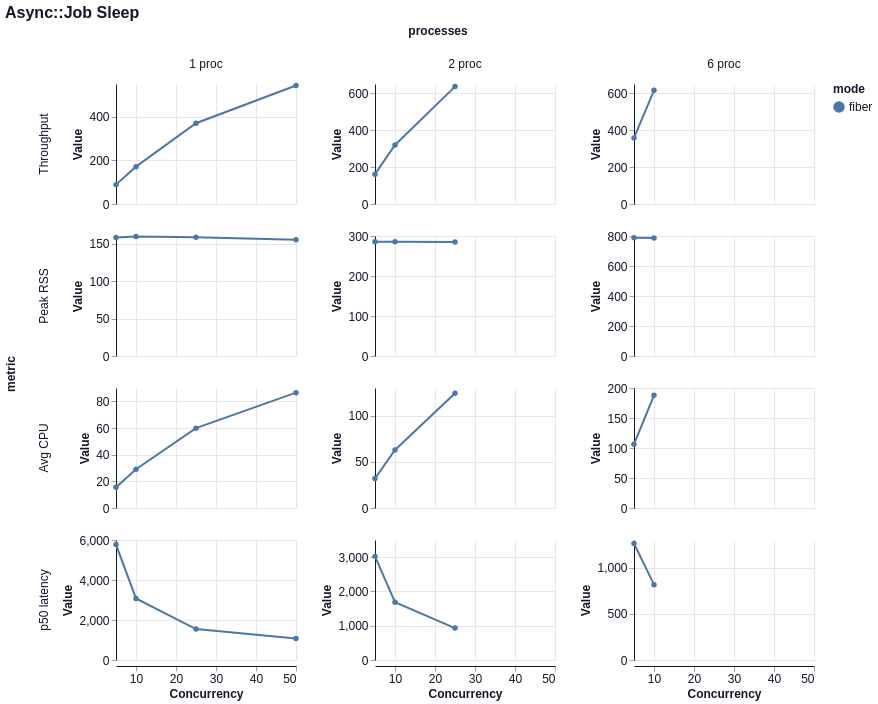

The Vega-Lite source for this figure:
### Vega-Lite specification from a JSON file in a GitHub repository (floating-point values rounded to 4 significant figures)
{"$schema": "https://vega.github.io/schema/vega-lite/v6.json", "title": "Async::Job Sleep", "width": 180, "height": 120, "data": {"values": [{"mode": "fiber", "concurrency": 5, "processes": "1 proc", "metric": "Throughput", "value": 88.81, "unit": "jobs/s"}, {"mode": "fiber", "concurrency": 5, "processes": "1 proc", "metric": "Peak RSS", "value": 158.1, "unit": "MB"}, {"mode": "fiber", "concurrency": 5, "processes": "1 proc", "metric": "Avg CPU", "value": 15.6, "unit": "%"}, {"mode": "fiber", "concurrency": 5, "processes": "1 proc", "metric": "p50 latency", "value": 5770.0, "unit": "ms"}, {"mode": "fiber", "concurrency": 10, "processes": "1 proc", "metric": "Throughput", "value": 171.3, "unit": "jobs/s"}, {"mode": "fiber", "concurrency": 10, "processes": "1 proc", "metric": "Peak RSS", "value": 159.4, "unit": "MB"}, {"mode": "fiber", "concurrency": 10, "processes": "1 proc", "metric": "Avg CPU", "value": 29.1, "unit": "%"}, {"mode": "fiber", "concurrency": 10, "processes": "1 proc", "metric": "p50 latency", "value": 3077.0, "unit": "ms"}, {"mode": "fiber", "concurrency": 25, "processes": "1 proc", "metric": "Throughput", "value": 370.2, "unit": "jobs/s"}, {"mode": "fiber", "concurrency": 25, "processes": "1 proc", "metric": "Peak RSS", "value": 158.2, "unit": "MB"}, {"mode": "fiber", "concurrency": 25, "processes": "1 proc", "metric": "Avg CPU", "value": 59.9, "unit": "%"}, {"mode": "fiber", "concurrency": 25, "processes": "1 proc", "metric": "p50 latency", "value": 1548.0, "unit": "ms"}, {"mode": "fiber", "concurrency": 50, "processes": "1 proc", "metric": "Throughput", "value": 542.9, "unit": "jobs/s"}, {"mode": "fiber", "concurrency": 50, "processes": "1 proc", "metric": "Peak RSS", "value": 155.1, "unit": "MB"}, {"mode": "fiber", "concurrency": 50, "processes": "1 proc", "metric": "Avg CPU", "value": 86.5, "unit": "%"}, {"mode": "fiber", "concurrency": 50, "processes": "1 proc", "metric": "p50 latency", "value": 1080.0, "unit": "ms"}, {"mode": "fiber", "concurrency": 5, "processes": "2 proc", "metric": "Throughput", "value": 161.5, "unit": "jobs/s"}, {"mode": "fiber", "concurrency": 5, "processes": "2 proc", "metric": "Peak RSS", "value": 285.8, "unit": "MB"}, {"mode": "fiber", "concurrency": 5, "processes": "2 proc", "metric": "Avg CPU", "value": 32.0, "unit": "%"}, {"mode": "fiber", "concurrency": 5, "processes": "2 proc", "metric": "p50 latency", "value": 3023.0, "unit": "ms"}, {"mode": "fiber", "concurrency": 10, "processes": "2 proc", "metric": "Throughput", "value": 319.6, "unit": "jobs/s"}, {"mode": "fiber", "concurrency": 10, "processes": "2 proc", "metric": "Peak RSS", "value": 285.7, "unit": "MB"}, {"mode": "fiber", "concurrency": 10, "processes": "2 proc", "metric": "Avg CPU", "value": 62.8, "unit": "%"}, {"mode": "fiber", "concurrency": 10, "processes": "2 proc", "metric": "p50 latency", "value": 1685.0, "unit": "ms"}, {"mode": "fiber", "concurrency": 25, "processes": "2 proc", "metric": "Throughput", "value": 635.9, "unit": "jobs/s"}, {"mode": "fiber", "concurrency": 25, "processes": "2 proc", "metric": "Peak RSS", "value": 285.1, "unit": "MB"}, {"mode": "fiber", "concurrency": 25, "processes": "2 proc", "metric": "Avg CPU", "value": 124.4, "unit": "%"}, {"mode": "fiber", "concurrency": 25, "processes": "2 proc", "metric": "p50 latency", "value": 930.2, "unit": "ms"}, {"mode": "fiber", "concurrency": 5, "processes": "6 proc", "metric": "Throughput", "value": 358.0, "unit": "jobs/s"}, {"mode": "fiber", "concurrency": 5, "processes": "6 proc", "metric": "Peak RSS", "value": 788.0, "unit": "MB"}, {"mode": "fiber", "concurrency": 5, "processes": "6 proc", "metric": "Avg CPU", "value": 106.3, "unit": "%"}, {"mode": "fiber", "concurrency": 5, "processes": "6 proc", "metric": "p50 latency", "value": 1261.0, "unit": "ms"}, {"mode": "fiber", "concurrency": 10, "processes": "6 proc", "metric": "Throughput", "value": 615.6, "unit": "jobs/s"}, {"mode": "fiber", "concurrency": 10, "processes": "6 proc", "metric": "Peak RSS", "value": 786.0, "unit": "MB"}, {"mode": "fiber", "concurrency": 10, "processes": "6 proc", "metric": "Avg CPU", "value": 187.9, "unit": "%"}, {"mode": "fiber", "concurrency": 10, "processes": "6 proc", "metric": "p50 latency", "value": 816.3, "unit": "ms"}]}, "mark": {"type": "line", "point": true, "tooltip": true}, "encoding": {"x": {"field": "concurrency", "type": "quantitative", "title": "Concurrency"}, "y": {"field": "value", "type": "quantitative", "title": "Value"}, "color": {"field": "mode", "type": "nominal"}, "tooltip": [{"field": "mode", "type": "nominal"}, {"field": "concurrency", "type": "quantitative"}, {"field": "processes", "type": "nominal"}, {"field": "metric", "type": "nominal"}, {"field": "percentile", "type": "nominal"}, {"field": "value", "type": "quantitative"}], "row": {"field": "metric", "type": "nominal", "sort": ["Throughput", "Peak RSS", "Avg CPU", "p50 latency"]}, "column": {"field": "processes", "type": "nominal", "sort": null}}, "config": {"background": "white", "axis": {"labelFont": "Helvetica", "titleFont": "Helvetica", "labelFontSize": 12, "titleFontSize": 12, "labelColor": "#111827", "titleColor": "#111827", "domainColor": "#111827", "tickColor": "#9ca3af", "grid": true, "gridColor": "#e5e7eb"}, "header": {"labelFont": "Helvetica", "titleFont": "Helvetica", "labelFontSize": 12, "titleFontSize": 12, "labelColor": "#111827", "titleColor": "#111827"}, "legend": {"labelFont": "Helvetica", "titleFont": "Helvetica", "labelFontSize": 12, "titleFontSize": 12, "labelColor": "#111827", "titleColor": "#111827"}, "title": {"font": "Helvetica", "fontSize": 16, "anchor": "start", "color": "#111827"}, "view": {"stroke": null}}, "resolve": {"scale": {"y": "independent"}}}
